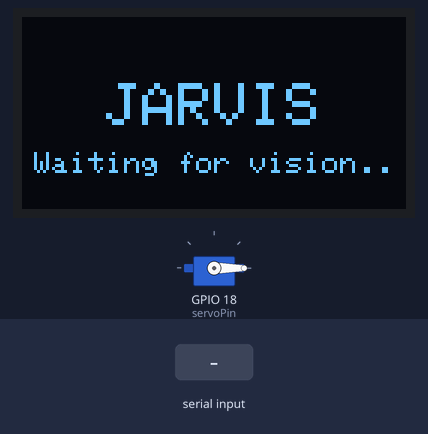
A sketch run on a simulated ESP32. On the bench: servo, 128×64 one-colour display. The test bench sets the inputs (shaded band).

Above: at 1.2 s.
1.3 s: "1" received over Serial
At 2.0 s:
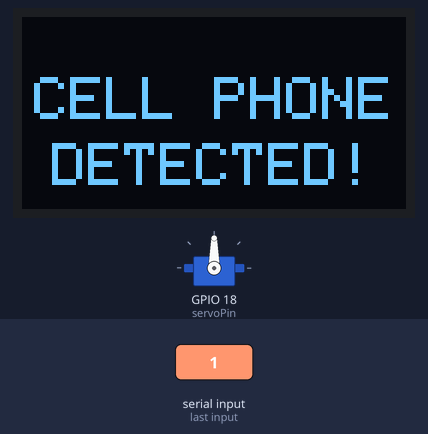
At 5.2 s:
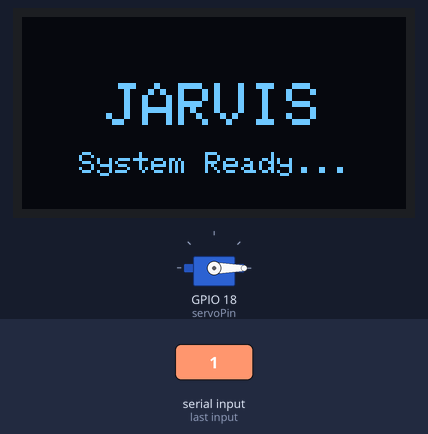
Timing chart, 0 to 6.7 s (numbered marks = the images above; inputs shaded):
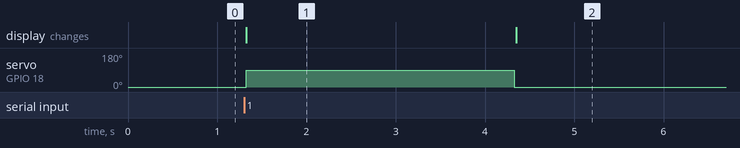

The sketch:

ESP32_Hardware.ino
```cpp
/*
 * JARVIS Ultimate Core - ESP32 Hardware Controller
 * Author: Jimmy Hadad
 * Description: Listens to serial commands from the Python AI vision system.
 * Integrates an SSD1306 OLED display for status updates and a Servo motor for physical actuation.
 */

#include <Wire.h>
#include <Adafruit_GFX.h>
#include <Adafruit_SSD1306.h>
#include <ESP32Servo.h>

#define SCREEN_WIDTH 128
#define SCREEN_HEIGHT 64

// Initialize the OLED display on I2C address 0x3C
Adafruit_SSD1306 display(SCREEN_WIDTH, SCREEN_HEIGHT, &Wire, -1);

Servo myServo;
const int servoPin = 18;

void setup() {
  Serial.begin(9600);

  // Initialize Servo
  myServo.attach(servoPin);
  myServo.write(0);

  // Initialize OLED Display
  if(!display.begin(SSD1306_SWITCHCAPVCC, 0x3C)) {
    Serial.println(F("SSD1306 allocation failed"));
    for(;;); // Don't proceed, loop forever
  }

  // 1.(Welcome Screen)
  display.clearDisplay();
  display.setTextColor(WHITE);

  display.setTextSize(2);
  display.setCursor(28, 22);
  display.println("JARVIS");

  display.setTextSize(1);
  display.setCursor(4, 45);
  display.println("Waiting for vision..");
  display.display();
}

void loop() {
  // Listen for commands from the Python AI core
  if (Serial.available() > 0) {
    char command = Serial.read();

    // If Python sends '1' (Cell Phone Detected)
    if (command == '1') {

      // 2. (Detection Screen)
      display.clearDisplay();

      display.setTextSize(2);
      display.setCursor(4, 20);
      display.println("CELL PHONE");

      display.setCursor(10, 42);
      display.println("DETECTED!");
      display.display();

      // Actuate Servo
      myServo.write(90);
      delay(3000);

      // 3.(Ready Screen)
      myServo.write(0);
      display.clearDisplay();

      display.setTextSize(2);
      display.setCursor(28, 22);
      display.println("JARVIS");

      display.setTextSize(1);
      display.setCursor(19, 45);
      display.println("System Ready...");
      display.display();
    }
  }
}
```

Measured:
- after the input at 1.3 s, servo on GPIO 18 (servoPin): 0° → 90° at once, → 0° 3.0 s later; the display: first differs from a run without the input at once (image 1)
- what the display in image 1 shows lasts 3.1 s, from 1.3 s to 4.4 s
